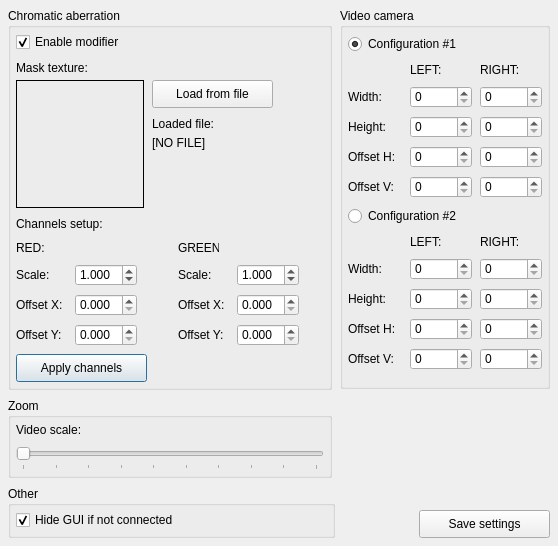
<?xml version="1.0" encoding="UTF-8"?>
<ui version="4.0">
 <class>ConfigureDialog</class>
 <widget class="QDialog" name="ConfigureDialog">
  <property name="geometry">
   <rect>
    <x>0</x>
    <y>0</y>
    <width>558</width>
    <height>546</height>
   </rect>
  </property>
  <property name="windowTitle">
   <string>VR Configurator</string>
  </property>
  <property name="windowIcon">
   <iconset resource="resources.qrc">
    <normaloff>:/Icons/Data/Icon.ico</normaloff>:/Icons/Data/Icon.ico</iconset>
  </property>
  <widget class="QGroupBox" name="groupBox">
   <property name="geometry">
    <rect>
     <x>8</x>
     <y>8</y>
     <width>324</width>
     <height>382</height>
    </rect>
   </property>
   <property name="title">
    <string>Chromatic aberration</string>
   </property>
   <widget class="QCheckBox" name="checkBoxAberrationEnabled">
    <property name="geometry">
     <rect>
      <x>8</x>
      <y>24</y>
      <width>121</width>
      <height>20</height>
     </rect>
    </property>
    <property name="text">
     <string>Enable modifier</string>
    </property>
    <property name="checked">
     <bool>true</bool>
    </property>
   </widget>
   <widget class="QLabel" name="label">
    <property name="geometry">
     <rect>
      <x>8</x>
      <y>52</y>
      <width>91</width>
      <height>16</height>
     </rect>
    </property>
    <property name="text">
     <string>Mask texture:</string>
    </property>
   </widget>
   <widget class="QLabel" name="labelMaskImage">
    <property name="geometry">
     <rect>
      <x>8</x>
      <y>72</y>
      <width>128</width>
      <height>128</height>
     </rect>
    </property>
    <property name="frameShape">
     <enum>QFrame::Box</enum>
    </property>
    <property name="frameShadow">
     <enum>QFrame::Plain</enum>
    </property>
    <property name="text">
     <string/>
    </property>
    <property name="scaledContents">
     <bool>true</bool>
    </property>
   </widget>
   <widget class="QPushButton" name="pushButtonOpenFile">
    <property name="geometry">
     <rect>
      <x>144</x>
      <y>72</y>
      <width>121</width>
      <height>28</height>
     </rect>
    </property>
    <property name="text">
     <string>Load from file</string>
    </property>
    <property name="icon">
     <iconset resource="resources.qrc">
      <normaloff>:/Icons/Data/Open.png</normaloff>:/Icons/Data/Open.png</iconset>
    </property>
    <property name="autoDefault">
     <bool>false</bool>
    </property>
   </widget>
   <widget class="QLabel" name="label_2">
    <property name="geometry">
     <rect>
      <x>144</x>
      <y>108</y>
      <width>81</width>
      <height>16</height>
     </rect>
    </property>
    <property name="text">
     <string>Loaded file:</string>
    </property>
   </widget>
   <widget class="QLabel" name="labelFilePath">
    <property name="geometry">
     <rect>
      <x>144</x>
      <y>128</y>
      <width>172</width>
      <height>72</height>
     </rect>
    </property>
    <property name="text">
     <string>[NO FILE]</string>
    </property>
    <property name="alignment">
     <set>Qt::AlignLeading|Qt::AlignLeft|Qt::AlignTop</set>
    </property>
    <property name="wordWrap">
     <bool>true</bool>
    </property>
   </widget>
   <widget class="QLabel" name="label_3">
    <property name="geometry">
     <rect>
      <x>8</x>
      <y>208</y>
      <width>101</width>
      <height>16</height>
     </rect>
    </property>
    <property name="text">
     <string>Channels setup:</string>
    </property>
   </widget>
   <widget class="QLabel" name="label_4">
    <property name="geometry">
     <rect>
      <x>8</x>
      <y>232</y>
      <width>31</width>
      <height>16</height>
     </rect>
    </property>
    <property name="text">
     <string>RED:</string>
    </property>
   </widget>
   <widget class="QLabel" name="label_5">
    <property name="geometry">
     <rect>
      <x>170</x>
      <y>232</y>
      <width>41</width>
      <height>16</height>
     </rect>
    </property>
    <property name="text">
     <string>GREEN:</string>
    </property>
   </widget>
   <widget class="QLabel" name="label_6">
    <property name="geometry">
     <rect>
      <x>8</x>
      <y>256</y>
      <width>41</width>
      <height>22</height>
     </rect>
    </property>
    <property name="text">
     <string>Scale:</string>
    </property>
   </widget>
   <widget class="QDoubleSpinBox" name="spinRedScale">
    <property name="geometry">
     <rect>
      <x>67</x>
      <y>256</y>
      <width>62</width>
      <height>22</height>
     </rect>
    </property>
    <property name="decimals">
     <number>3</number>
    </property>
    <property name="singleStep">
     <double>0.100000000000000</double>
    </property>
    <property name="value">
     <double>1.000000000000000</double>
    </property>
   </widget>
   <widget class="QLabel" name="label_7">
    <property name="geometry">
     <rect>
      <x>8</x>
      <y>286</y>
      <width>51</width>
      <height>22</height>
     </rect>
    </property>
    <property name="text">
     <string>Offset X:</string>
    </property>
   </widget>
   <widget class="QDoubleSpinBox" name="spinRedOffX">
    <property name="geometry">
     <rect>
      <x>67</x>
      <y>286</y>
      <width>62</width>
      <height>22</height>
     </rect>
    </property>
    <property name="decimals">
     <number>3</number>
    </property>
    <property name="singleStep">
     <double>0.100000000000000</double>
    </property>
   </widget>
   <widget class="QDoubleSpinBox" name="spinRedOffY">
    <property name="geometry">
     <rect>
      <x>67</x>
      <y>316</y>
      <width>62</width>
      <height>22</height>
     </rect>
    </property>
    <property name="decimals">
     <number>3</number>
    </property>
    <property name="singleStep">
     <double>0.100000000000000</double>
    </property>
   </widget>
   <widget class="QLabel" name="label_8">
    <property name="geometry">
     <rect>
      <x>8</x>
      <y>316</y>
      <width>51</width>
      <height>22</height>
     </rect>
    </property>
    <property name="text">
     <string>Offset Y:</string>
    </property>
   </widget>
   <widget class="QDoubleSpinBox" name="spinGreenOffX">
    <property name="geometry">
     <rect>
      <x>229</x>
      <y>286</y>
      <width>62</width>
      <height>22</height>
     </rect>
    </property>
    <property name="decimals">
     <number>3</number>
    </property>
    <property name="singleStep">
     <double>0.100000000000000</double>
    </property>
   </widget>
   <widget class="QDoubleSpinBox" name="spinGreenScale">
    <property name="geometry">
     <rect>
      <x>229</x>
      <y>256</y>
      <width>62</width>
      <height>22</height>
     </rect>
    </property>
    <property name="decimals">
     <number>3</number>
    </property>
    <property name="singleStep">
     <double>0.100000000000000</double>
    </property>
    <property name="value">
     <double>1.000000000000000</double>
    </property>
   </widget>
   <widget class="QLabel" name="label_9">
    <property name="geometry">
     <rect>
      <x>170</x>
      <y>256</y>
      <width>41</width>
      <height>22</height>
     </rect>
    </property>
    <property name="text">
     <string>Scale:</string>
    </property>
   </widget>
   <widget class="QDoubleSpinBox" name="spinGreenOffY">
    <property name="geometry">
     <rect>
      <x>229</x>
      <y>316</y>
      <width>62</width>
      <height>22</height>
     </rect>
    </property>
    <property name="decimals">
     <number>3</number>
    </property>
    <property name="singleStep">
     <double>0.100000000000000</double>
    </property>
   </widget>
   <widget class="QLabel" name="label_10">
    <property name="geometry">
     <rect>
      <x>170</x>
      <y>286</y>
      <width>51</width>
      <height>22</height>
     </rect>
    </property>
    <property name="text">
     <string>Offset X:</string>
    </property>
   </widget>
   <widget class="QLabel" name="label_11">
    <property name="geometry">
     <rect>
      <x>170</x>
      <y>316</y>
      <width>51</width>
      <height>22</height>
     </rect>
    </property>
    <property name="text">
     <string>Offset Y:</string>
    </property>
   </widget>
   <widget class="QPushButton" name="pushButtonApplyChannels">
    <property name="geometry">
     <rect>
      <x>8</x>
      <y>346</y>
      <width>131</width>
      <height>28</height>
     </rect>
    </property>
    <property name="text">
     <string>Apply channels</string>
    </property>
    <property name="icon">
     <iconset resource="resources.qrc">
      <normaloff>:/Icons/Data/OK.png</normaloff>:/Icons/Data/OK.png</iconset>
    </property>
    <property name="default">
     <bool>true</bool>
    </property>
   </widget>
  </widget>
  <widget class="QGroupBox" name="groupBox_2">
   <property name="geometry">
    <rect>
     <x>8</x>
     <y>398</y>
     <width>324</width>
     <height>80</height>
    </rect>
   </property>
   <property name="title">
    <string>Zoom</string>
   </property>
   <widget class="QLabel" name="label_12">
    <property name="geometry">
     <rect>
      <x>8</x>
      <y>24</y>
      <width>91</width>
      <height>16</height>
     </rect>
    </property>
    <property name="text">
     <string>Video scale:</string>
    </property>
   </widget>
   <widget class="QSlider" name="sliderZoom">
    <property name="geometry">
     <rect>
      <x>8</x>
      <y>48</y>
      <width>308</width>
      <height>24</height>
     </rect>
    </property>
    <property name="minimum">
     <number>0</number>
    </property>
    <property name="maximum">
     <number>90</number>
    </property>
    <property name="orientation">
     <enum>Qt::Horizontal</enum>
    </property>
    <property name="tickPosition">
     <enum>QSlider::TicksBelow</enum>
    </property>
    <property name="tickInterval">
     <number>10</number>
    </property>
   </widget>
  </widget>
  <widget class="QGroupBox" name="groupBox_3">
   <property name="geometry">
    <rect>
     <x>8</x>
     <y>486</y>
     <width>327</width>
     <height>52</height>
    </rect>
   </property>
   <property name="title">
    <string>Other</string>
   </property>
   <widget class="QCheckBox" name="checkBoxHideGui">
    <property name="geometry">
     <rect>
      <x>8</x>
      <y>24</y>
      <width>191</width>
      <height>20</height>
     </rect>
    </property>
    <property name="text">
     <string>Hide GUI if not connected</string>
    </property>
    <property name="checked">
     <bool>true</bool>
    </property>
   </widget>
  </widget>
  <widget class="QGroupBox" name="groupBox_4">
   <property name="geometry">
    <rect>
     <x>340</x>
     <y>8</y>
     <width>210</width>
     <height>381</height>
    </rect>
   </property>
   <property name="title">
    <string>Video camera</string>
   </property>
   <widget class="QLabel" name="label_14">
    <property name="geometry">
     <rect>
      <x>70</x>
      <y>54</y>
      <width>41</width>
      <height>16</height>
     </rect>
    </property>
    <property name="text">
     <string>LEFT:</string>
    </property>
   </widget>
   <widget class="QLabel" name="label_15">
    <property name="geometry">
     <rect>
      <x>8</x>
      <y>78</y>
      <width>51</width>
      <height>22</height>
     </rect>
    </property>
    <property name="text">
     <string>Width:</string>
    </property>
   </widget>
   <widget class="QDoubleSpinBox" name="spinLVWidth1">
    <property name="geometry">
     <rect>
      <x>70</x>
      <y>78</y>
      <width>62</width>
      <height>22</height>
     </rect>
    </property>
    <property name="decimals">
     <number>0</number>
    </property>
    <property name="maximum">
     <double>1500.000000000000000</double>
    </property>
    <property name="singleStep">
     <double>1.000000000000000</double>
    </property>
   </widget>
   <widget class="QDoubleSpinBox" name="spinLVHeight1">
    <property name="geometry">
     <rect>
      <x>70</x>
      <y>108</y>
      <width>62</width>
      <height>22</height>
     </rect>
    </property>
    <property name="decimals">
     <number>0</number>
    </property>
    <property name="maximum">
     <double>1500.000000000000000</double>
    </property>
    <property name="singleStep">
     <double>1.000000000000000</double>
    </property>
   </widget>
   <widget class="QLabel" name="label_16">
    <property name="geometry">
     <rect>
      <x>8</x>
      <y>108</y>
      <width>51</width>
      <height>22</height>
     </rect>
    </property>
    <property name="text">
     <string>Height:</string>
    </property>
   </widget>
   <widget class="QLabel" name="label_17">
    <property name="geometry">
     <rect>
      <x>8</x>
      <y>168</y>
      <width>61</width>
      <height>22</height>
     </rect>
    </property>
    <property name="text">
     <string>Offset V:</string>
    </property>
   </widget>
   <widget class="QLabel" name="label_18">
    <property name="geometry">
     <rect>
      <x>8</x>
      <y>138</y>
      <width>61</width>
      <height>22</height>
     </rect>
    </property>
    <property name="text">
     <string>Offset H:</string>
    </property>
   </widget>
   <widget class="QDoubleSpinBox" name="spinLVOffsetH1">
    <property name="geometry">
     <rect>
      <x>70</x>
      <y>138</y>
      <width>62</width>
      <height>22</height>
     </rect>
    </property>
    <property name="decimals">
     <number>0</number>
    </property>
    <property name="maximum">
     <double>1500.000000000000000</double>
    </property>
    <property name="singleStep">
     <double>1.000000000000000</double>
    </property>
   </widget>
   <widget class="QDoubleSpinBox" name="spinLVOffsetV1">
    <property name="geometry">
     <rect>
      <x>70</x>
      <y>168</y>
      <width>62</width>
      <height>22</height>
     </rect>
    </property>
    <property name="decimals">
     <number>0</number>
    </property>
    <property name="maximum">
     <double>1500.000000000000000</double>
    </property>
    <property name="singleStep">
     <double>1.000000000000000</double>
    </property>
   </widget>
   <widget class="QLabel" name="label_19">
    <property name="geometry">
     <rect>
      <x>140</x>
      <y>54</y>
      <width>51</width>
      <height>16</height>
     </rect>
    </property>
    <property name="text">
     <string>RIGHT:</string>
    </property>
   </widget>
   <widget class="QDoubleSpinBox" name="spinRVWidth1">
    <property name="geometry">
     <rect>
      <x>140</x>
      <y>78</y>
      <width>62</width>
      <height>22</height>
     </rect>
    </property>
    <property name="decimals">
     <number>0</number>
    </property>
    <property name="maximum">
     <double>1500.000000000000000</double>
    </property>
    <property name="singleStep">
     <double>1.000000000000000</double>
    </property>
   </widget>
   <widget class="QDoubleSpinBox" name="spinRVOffsetV1">
    <property name="geometry">
     <rect>
      <x>140</x>
      <y>168</y>
      <width>62</width>
      <height>22</height>
     </rect>
    </property>
    <property name="decimals">
     <number>0</number>
    </property>
    <property name="maximum">
     <double>1500.000000000000000</double>
    </property>
    <property name="singleStep">
     <double>1.000000000000000</double>
    </property>
   </widget>
   <widget class="QDoubleSpinBox" name="spinRVHeight1">
    <property name="geometry">
     <rect>
      <x>140</x>
      <y>108</y>
      <width>62</width>
      <height>22</height>
     </rect>
    </property>
    <property name="decimals">
     <number>0</number>
    </property>
    <property name="maximum">
     <double>1500.000000000000000</double>
    </property>
    <property name="singleStep">
     <double>1.000000000000000</double>
    </property>
   </widget>
   <widget class="QDoubleSpinBox" name="spinRVOffsetH1">
    <property name="geometry">
     <rect>
      <x>140</x>
      <y>138</y>
      <width>62</width>
      <height>22</height>
     </rect>
    </property>
    <property name="decimals">
     <number>0</number>
    </property>
    <property name="maximum">
     <double>1500.000000000000000</double>
    </property>
    <property name="singleStep">
     <double>1.000000000000000</double>
    </property>
   </widget>
   <widget class="QDoubleSpinBox" name="spinLVWidth2">
    <property name="geometry">
     <rect>
      <x>70</x>
      <y>250</y>
      <width>62</width>
      <height>22</height>
     </rect>
    </property>
    <property name="decimals">
     <number>0</number>
    </property>
    <property name="maximum">
     <double>1500.000000000000000</double>
    </property>
    <property name="singleStep">
     <double>1.000000000000000</double>
    </property>
   </widget>
   <widget class="QLabel" name="label_23">
    <property name="geometry">
     <rect>
      <x>8</x>
      <y>250</y>
      <width>51</width>
      <height>22</height>
     </rect>
    </property>
    <property name="text">
     <string>Width:</string>
    </property>
   </widget>
   <widget class="QLabel" name="label_24">
    <property name="geometry">
     <rect>
      <x>70</x>
      <y>226</y>
      <width>41</width>
      <height>16</height>
     </rect>
    </property>
    <property name="text">
     <string>LEFT:</string>
    </property>
   </widget>
   <widget class="QDoubleSpinBox" name="spinLVOffsetH2">
    <property name="geometry">
     <rect>
      <x>70</x>
      <y>310</y>
      <width>62</width>
      <height>22</height>
     </rect>
    </property>
    <property name="decimals">
     <number>0</number>
    </property>
    <property name="maximum">
     <double>1500.000000000000000</double>
    </property>
    <property name="singleStep">
     <double>1.000000000000000</double>
    </property>
   </widget>
   <widget class="QDoubleSpinBox" name="spinRVHeight2">
    <property name="geometry">
     <rect>
      <x>140</x>
      <y>280</y>
      <width>62</width>
      <height>22</height>
     </rect>
    </property>
    <property name="decimals">
     <number>0</number>
    </property>
    <property name="maximum">
     <double>1500.000000000000000</double>
    </property>
    <property name="singleStep">
     <double>1.000000000000000</double>
    </property>
   </widget>
   <widget class="QDoubleSpinBox" name="spinRVOffsetH2">
    <property name="geometry">
     <rect>
      <x>140</x>
      <y>310</y>
      <width>62</width>
      <height>22</height>
     </rect>
    </property>
    <property name="decimals">
     <number>0</number>
    </property>
    <property name="maximum">
     <double>1500.000000000000000</double>
    </property>
    <property name="singleStep">
     <double>1.000000000000000</double>
    </property>
   </widget>
   <widget class="QDoubleSpinBox" name="spinRVWidth2">
    <property name="geometry">
     <rect>
      <x>140</x>
      <y>250</y>
      <width>62</width>
      <height>22</height>
     </rect>
    </property>
    <property name="decimals">
     <number>0</number>
    </property>
    <property name="maximum">
     <double>1500.000000000000000</double>
    </property>
    <property name="singleStep">
     <double>1.000000000000000</double>
    </property>
   </widget>
   <widget class="QDoubleSpinBox" name="spinLVHeight2">
    <property name="geometry">
     <rect>
      <x>70</x>
      <y>280</y>
      <width>62</width>
      <height>22</height>
     </rect>
    </property>
    <property name="decimals">
     <number>0</number>
    </property>
    <property name="maximum">
     <double>1500.000000000000000</double>
    </property>
    <property name="singleStep">
     <double>1.000000000000000</double>
    </property>
   </widget>
   <widget class="QLabel" name="label_25">
    <property name="geometry">
     <rect>
      <x>8</x>
      <y>340</y>
      <width>61</width>
      <height>22</height>
     </rect>
    </property>
    <property name="text">
     <string>Offset V:</string>
    </property>
   </widget>
   <widget class="QLabel" name="label_26">
    <property name="geometry">
     <rect>
      <x>8</x>
      <y>280</y>
      <width>51</width>
      <height>22</height>
     </rect>
    </property>
    <property name="text">
     <string>Height:</string>
    </property>
   </widget>
   <widget class="QLabel" name="label_27">
    <property name="geometry">
     <rect>
      <x>8</x>
      <y>310</y>
      <width>61</width>
      <height>22</height>
     </rect>
    </property>
    <property name="text">
     <string>Offset H:</string>
    </property>
   </widget>
   <widget class="QDoubleSpinBox" name="spinRVOffsetV2">
    <property name="geometry">
     <rect>
      <x>140</x>
      <y>340</y>
      <width>62</width>
      <height>22</height>
     </rect>
    </property>
    <property name="decimals">
     <number>0</number>
    </property>
    <property name="maximum">
     <double>1500.000000000000000</double>
    </property>
    <property name="singleStep">
     <double>1.000000000000000</double>
    </property>
   </widget>
   <widget class="QDoubleSpinBox" name="spinLVOffsetV2">
    <property name="geometry">
     <rect>
      <x>70</x>
      <y>340</y>
      <width>62</width>
      <height>22</height>
     </rect>
    </property>
    <property name="decimals">
     <number>0</number>
    </property>
    <property name="maximum">
     <double>1500.000000000000000</double>
    </property>
    <property name="singleStep">
     <double>1.000000000000000</double>
    </property>
   </widget>
   <widget class="QLabel" name="label_28">
    <property name="geometry">
     <rect>
      <x>140</x>
      <y>226</y>
      <width>51</width>
      <height>16</height>
     </rect>
    </property>
    <property name="text">
     <string>RIGHT:</string>
    </property>
   </widget>
   <widget class="QRadioButton" name="radioConfig1">
    <property name="geometry">
     <rect>
      <x>8</x>
      <y>26</y>
      <width>131</width>
      <height>20</height>
     </rect>
    </property>
    <property name="text">
     <string>Configuration #1</string>
    </property>
    <property name="checked">
     <bool>true</bool>
    </property>
   </widget>
   <widget class="QRadioButton" name="radioConfig2">
    <property name="geometry">
     <rect>
      <x>8</x>
      <y>198</y>
      <width>131</width>
      <height>20</height>
     </rect>
    </property>
    <property name="text">
     <string>Configuration #2</string>
    </property>
   </widget>
  </widget>
  <widget class="QPushButton" name="pushButtonSaveSettings">
   <property name="geometry">
    <rect>
     <x>419</x>
     <y>510</y>
     <width>131</width>
     <height>28</height>
    </rect>
   </property>
   <property name="text">
    <string>Save settings</string>
   </property>
   <property name="icon">
    <iconset resource="resources.qrc">
     <normaloff>:/Icons/Data/Save.png</normaloff>:/Icons/Data/Save.png</iconset>
   </property>
   <property name="default">
    <bool>false</bool>
   </property>
  </widget>
 </widget>
 <resources>
  <include location="resources.qrc"/>
 </resources>
 <connections/>
</ui>
